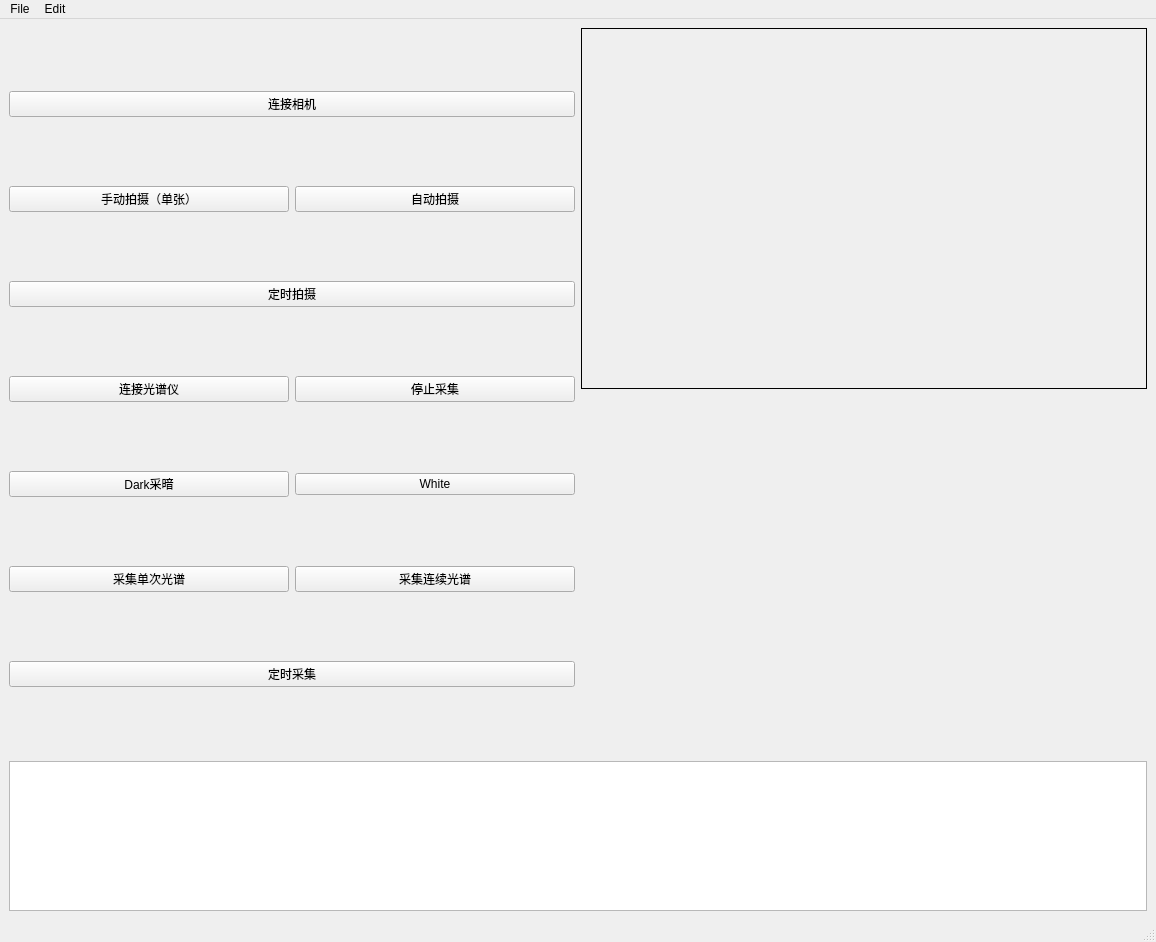
<?xml version="1.0" encoding="UTF-8"?>
<ui version="4.0">
 <class>MainWindow</class>
 <widget class="QMainWindow" name="MainWindow">
  <property name="geometry">
   <rect>
    <x>0</x>
    <y>0</y>
    <width>1156</width>
    <height>942</height>
   </rect>
  </property>
  <property name="windowTitle">
   <string>MainWindow</string>
  </property>
  <widget class="QWidget" name="centralwidget">
   <layout class="QGridLayout" name="gridLayout_2">
    <item row="0" column="0" rowspan="2">
     <layout class="QGridLayout" name="gridLayout">
      <item row="1" column="0">
       <widget class="QPushButton" name="btnGrab">
        <property name="text">
         <string>手动拍摄（单张）</string>
        </property>
       </widget>
      </item>
      <item row="1" column="1">
       <widget class="QPushButton" name="btnStartContinuous">
        <property name="text">
         <string>自动拍摄</string>
        </property>
       </widget>
      </item>
      <item row="3" column="0">
       <widget class="QPushButton" name="btnConnectSpectrometer">
        <property name="baseSize">
         <size>
          <width>10</width>
          <height>14</height>
         </size>
        </property>
        <property name="text">
         <string>连接光谱仪</string>
        </property>
       </widget>
      </item>
      <item row="3" column="1">
       <widget class="QPushButton" name="btnStopSpectrum">
        <property name="text">
         <string>停止采集</string>
        </property>
       </widget>
      </item>
      <item row="4" column="0">
       <widget class="QPushButton" name="btnGrabDark">
        <property name="text">
         <string>Dark采暗</string>
        </property>
       </widget>
      </item>
      <item row="4" column="1">
       <widget class="QPushButton" name="btnGrabWhite">
        <property name="text">
         <string>White</string>
        </property>
       </widget>
      </item>
      <item row="5" column="0">
       <widget class="QPushButton" name="btnGrabSpectrum">
        <property name="text">
         <string>采集单次光谱</string>
        </property>
       </widget>
      </item>
      <item row="5" column="1">
       <widget class="QPushButton" name="btnStartContinuousSpectrum">
        <property name="text">
         <string>采集连续光谱</string>
        </property>
       </widget>
      </item>
      <item row="0" column="0" colspan="2">
       <widget class="QPushButton" name="btnConnect">
        <property name="text">
         <string>连接相机</string>
        </property>
       </widget>
      </item>
      <item row="2" column="0" colspan="2">
       <widget class="QPushButton" name="btnStartTimer">
        <property name="text">
         <string>定时拍摄</string>
        </property>
       </widget>
      </item>
      <item row="6" column="0" colspan="2">
       <widget class="QPushButton" name="btnStartTimerspectrum">
        <property name="text">
         <string>定时采集</string>
        </property>
       </widget>
      </item>
     </layout>
    </item>
    <item row="0" column="1">
     <widget class="QLabel" name="imageView">
      <property name="frameShape">
       <enum>QFrame::Shape::Box</enum>
      </property>
      <property name="text">
       <string/>
      </property>
      <property name="scaledContents">
       <bool>false</bool>
      </property>
     </widget>
    </item>
    <item row="1" column="1">
     <widget class="QWidget" name="spectrumView" native="true"/>
    </item>
    <item row="2" column="0" colspan="2">
     <widget class="QPlainTextEdit" name="logOutput">
      <property name="enabled">
       <bool>true</bool>
      </property>
      <property name="maximumSize">
       <size>
        <width>16777215</width>
        <height>150</height>
       </size>
      </property>
     </widget>
    </item>
   </layout>
   <zorder>spectrumView</zorder>
   <zorder></zorder>
   <zorder>logOutput</zorder>
   <zorder>imageView</zorder>
  </widget>
  <widget class="QMenuBar" name="menubar">
   <property name="geometry">
    <rect>
     <x>0</x>
     <y>0</y>
     <width>1156</width>
     <height>26</height>
    </rect>
   </property>
   <widget class="QMenu" name="menuFile">
    <property name="title">
     <string>File</string>
    </property>
   </widget>
   <widget class="QMenu" name="menuEdit">
    <property name="title">
     <string>Edit</string>
    </property>
   </widget>
   <addaction name="menuFile"/>
   <addaction name="menuEdit"/>
  </widget>
  <widget class="QStatusBar" name="statusbar"/>
 </widget>
 <resources/>
 <connections/>
</ui>
